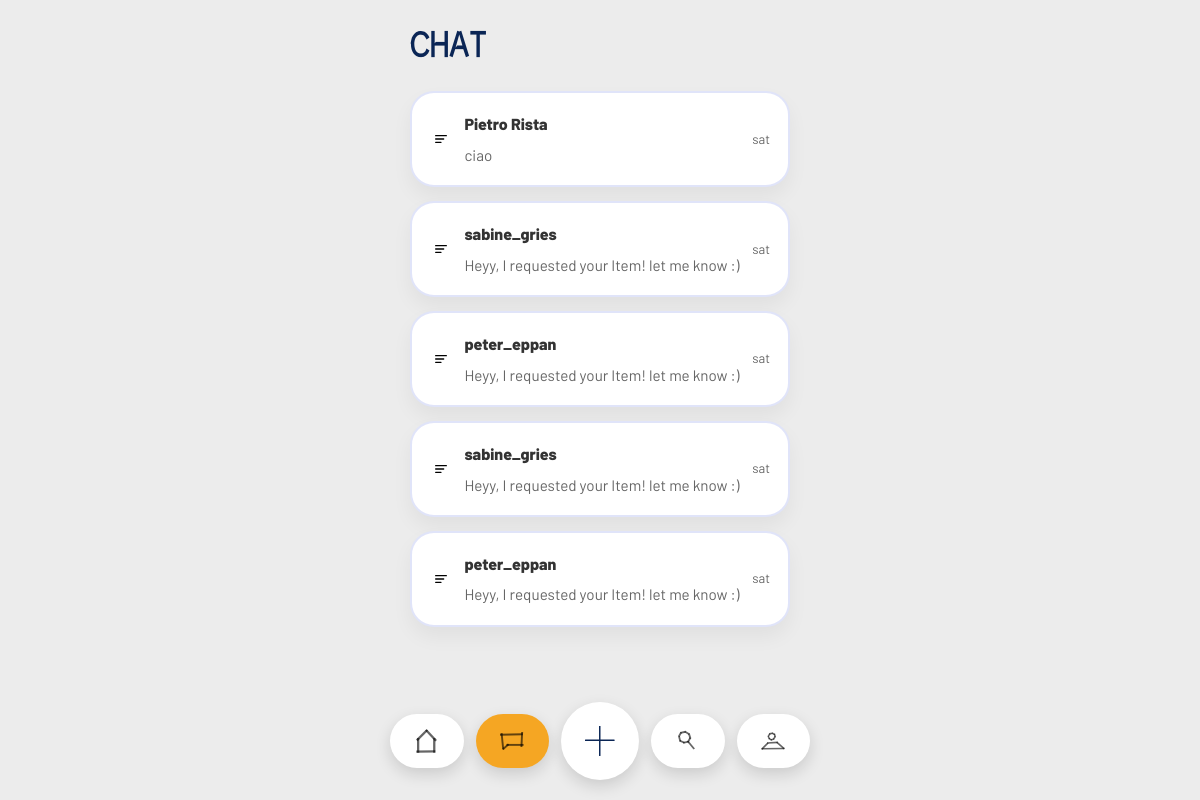
The page /chat (signed in) on the database as committed earlier.
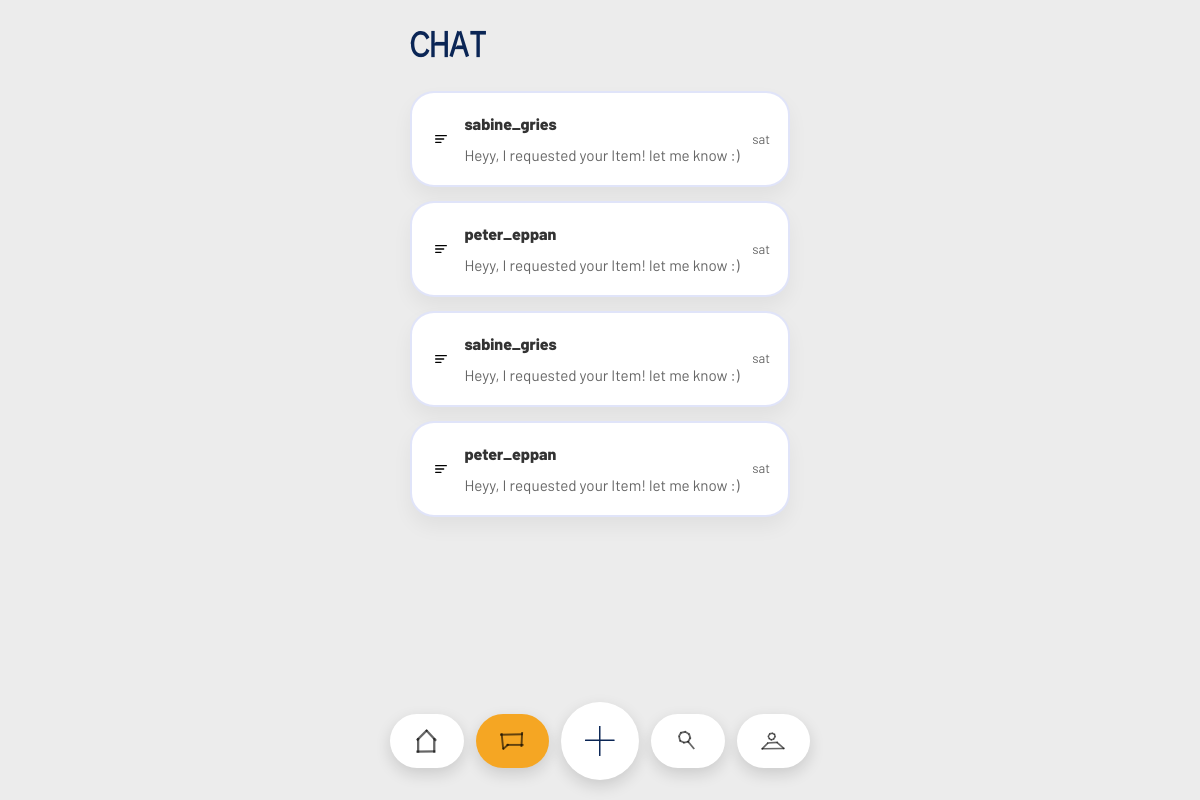
The same page on the database as committed later.
### tables this page shows
CREATE TABLE requests (
            id INTEGER PRIMARY KEY AUTOINCREMENT,
            item_id INTEGER NOT NULL,
            borrower_id INTEGER NOT NULL,
            status TEXT DEFAULT 'pending',
            created_at TIMESTAMP DEFAULT CURRENT_TIMESTAMP,
            FOREIGN KEY (item_id) REFERENCES items (id),
            FOREIGN KEY (borrower_id) REFERENCES "users_old" (id)
        );

### app.py (the view)
@app.route('/chat')
def chat_index():
    if 'user_id' not in session:
        return redirect(url_for('login'))
    conn = get_db_connection()
    cursor = conn.cursor()
    cursor.execute('''
        SELECT r.id, i.name as item_name,
               (CASE WHEN i.owner_id = ? THEN u2.username ELSE u1.username END) as other_name,
               (SELECT content FROM messages m WHERE m.request_id = r.id ORDER BY m.created_at DESC LIMIT 1) as last_message,
               (SELECT created_at FROM messages m WHERE m.request_id = r.id ORDER BY m.created_at DESC LIMIT 1) as last_message_at
        FROM requests r
        JOIN items i ON r.item_id = i.id
        JOIN users u1 ON i.owner_id = u1.id
        JOIN users u2 ON r.borrower_id = u2.id
        WHERE (i.owner_id = ? OR r.borrower_id = ?)
          AND EXISTS (SELECT 1 FROM messages m WHERE m.request_id = r.id)
        ORDER BY last_message_at DESC
    ''', (session['user_id'], session['user_id'], session['user_id']))
    rows = cursor.fetchall()
    conn.close()
    chats = []
    for row in rows:
        chat = dict(row)
        chat['last_message_at'] = format_chat_timestamp(row['last_message_at'])
        chats.append(chat)
    return render_template('chat_list.html', chats=chats)

### app.py (called while the page is built)
@app.url_defaults
def add_static_file_version(endpoint, values):
    if endpoint != 'static' or 'filename' not in values:
        return
    filepath = os.path.join(app.static_folder, values['filename'])
    if os.path.exists(filepath):
        values['v'] = int(os.path.getmtime(filepath))

def get_db_connection():
    conn = sqlite3.connect(DATABASE)
    conn.row_factory = sqlite3.Row
    conn.create_function('distance_km', 4, haversine_km)
    return conn

@app.context_processor
def inject_current_user_photo():
    if 'user_id' not in session:
        return {'current_user_photo': None}
    conn = get_db_connection()
    cursor = conn.cursor()
    cursor.execute('SELECT photo FROM users WHERE id = ?', (session['user_id'],))
    row = cursor.fetchone()
    conn.close()
    return {'current_user_photo': row['photo'] if row else None}

def format_chat_timestamp(value):
    if not value:
        return ''
    try:
        ts = datetime.strptime(value, '%Y-%m-%d %H:%M:%S')
    except (TypeError, ValueError):
        return value
    today = datetime.now().date()
    if ts.date() == today:
        return ts.strftime('%H:%M')
    elif (today - ts.date()).days < 7:
        return ts.strftime('%a').lower()
    else:
        return ts.strftime('%d/%m/%Y')

### templates/chat_list.html (shortened to what this page needs)
<!DOCTYPE html>
<html lang="en">
<head>
    <link rel="stylesheet" href="{{ url_for('static', filename='style.css') }}">
</head>
<body class="chat-page">
    <div class="container">
        <header class="chat-header">
            <h1>CHAT</h1>
        </header>
        <main>
            <section class="chat-list-section">
                {% if chats %}
                <div class="chat-list">
                    {% for chat in chats %}
                    <a href="{{ url_for('chat', request_id=chat.id) }}" class="chat-card">
                        <div class="chat-card-left">
                            <div class="avatar icon icon-request"></div>
                            <div class="chat-card-text">
                                <div class="chat-name">{{ chat.other_name }}</div>
                                <p class="chat-snippet">{{ chat.last_message }}</p>
                            </div>
                        </div>
                        <div class="chat-card-time">{{ chat.last_message_at }}</div>
                    </a>
                    {% endfor %}
                </div>
                {% else %}
                <p class="empty-state">No messages yet</p>
                {% endif %}
            </section>
        </main>
        {% include 'footer_nav.html' %}
    </div>
</body>
</html>

### templates/footer_nav.html (shortened to what this page needs)
<nav class="bottom-nav">
    <a href="{{ url_for('dashboard') }}" class="nav-item{% if request.path == '/' or request.path.startswith('/dashboard') %} active{% endif %}" aria-label="Home">
        <span class="icon icon-nav-home" aria-hidden="true"></span>
    </a>
    <a href="{{ url_for('chat_index') }}" class="nav-item{% if request.path.startswith('/chat') %} active{% endif %}" aria-label="Chat">
        <span class="icon icon-nav-chat" aria-hidden="true"></span>
    </a>
    <a href="{{ url_for('add_item') }}" onclick="return openFooterAddItemModal(event)" class="nav-item center-action" aria-label="Add item">
        <svg class="plus-icon" viewBox="0 0 59 61" aria-hidden="true" xmlns="http://www.w3.org/2000/svg">
            <path d="M58.0137 29.0005L0.0134028 29.1806" />
            <path d="M29.0127 60.0723L29.0127 -1.85711e-05" />
        </svg>
    </a>
    <a href="{{ url_for('explore') }}" class="nav-item{% if request.path.startswith('/explore') or request.path.startswith('/search') %} active{% endif %}" aria-label="Explore">
        <span class="icon icon-nav-search" aria-hidden="true"></span>
    </a>
    <a href="{{ url_for('profile') }}" class="nav-item{% if request.path.startswith('/profile') %} active{% endif %}" aria-label="Profile">
        <span class="icon icon-nav-profile" aria-hidden="true"></span>
    </a>
</nav>

### static/style.css (style rules this page uses)
:root { --font-primary: 'Apfel Grotezk Mittel', 'Barlow', sans-serif; --font-secondary: 'Barlow', sans-serif; --font-heading: 'GapSans Bold', 'Apfel Grotezk Mittel', sans-serif; --primary-color: #0026CF; --secondary-color: #ff1493;; --background-color: #ececec; --card-background: #ffffff; --text-color: #333333; --text-light: #666666; --success-color: #7ed321; --error-color: #d0021b; --warning-color: #f5a623; --border-radius: 12px; --shadow: 0 4px 12px rgba(0, 0, 0, 0.1); }
* { margin: 0; padding: 0; box-sizing: border-box; }
h1, h2, h3, h4, h5, h6 { font-family: var(--font-heading); }
html { overflow-x: hidden; }
body { font-family: var(--font-primary); background-color: #ececec; color: var(--text-color); line-height: 1.6; max-width: 420px; margin: 0 auto; width: 100%; padding-bottom: 90px; overflow-x: hidden; }
.container { max-width: 420px; margin: 0 auto; padding: 20px; }
header { text-align: center; margin-bottom: 40px; }
header h1 { font-size: 3rem; color: var(--primary-color); margin-bottom: 10px; }
nav { display: flex; justify-content: center; gap: 20px; flex-wrap: wrap; }
nav a { text-decoration: none; color: var(--primary-color); padding: 10px 20px; border-radius: 25px; background-color: var(--card-background); box-shadow: var(--shadow); transition: transform 0.2s, box-shadow 0.2s; }
main { background-color: var(--card-background); border-radius: var(--border-radius); padding: 30px; padding-top:10px; box-shadow: var(--shadow); margin-top:10px; }
.chat-page main { background-color: transparent; box-shadow: none; padding: 0; margin-top: 0; }
.chat-header { display: flex; align-items: flex-start; gap: 14px; margin-bottom: 20px; }
.chat-header h1 { font-size: 2rem; text-align: left; color: #0a2555; text-transform: none; margin: 0; }
.chat-list-section { max-width: 100%; }
.chat-list { display: flex; flex-direction: column; gap: 14px; }
.chat-card { display: flex; align-items: center; justify-content: space-between; padding: 18px 18px; background: white; border-radius: 24px; text-decoration: none; color: inherit; border: 2px solid rgba(0, 38, 204, 0.12); box-shadow: 0 10px 20px rgba(0,0,0,0.05); transition: transform 0.2s ease, box-shadow 0.2s ease; }
.chat-card-left { display: flex; align-items: center; gap: 12px; flex: 1 1 auto; min-width: 0; }
.chat-card-text { flex: 1 1 auto; min-width: 0; }
.chat-name { font-weight: 800; font-size: 1rem; margin-bottom: 6px; }
.chat-snippet { margin: 0; color: var(--text-light); font-size: 0.95rem; overflow: hidden; text-overflow: ellipsis; white-space: nowrap; }
.chat-card-time { font-size: 0.82rem; color: var(--text-light); white-space: nowrap; }
.icon { display: inline-flex; width: 1.4rem; height: 1.4rem; align-items: center; justify-content: center; background-repeat: no-repeat; background-position: center; background-size: 70%; }
.bottom-nav { position: fixed; left: 20px; right: 20px; bottom: 20px; display: flex; flex-wrap: nowrap; justify-content: space-between; align-items: center; gap: 12px; padding: 0; background: transparent; box-shadow: none; z-index: 100; max-width: 420px; margin: 0 auto; }
.bottom-nav .nav-item { flex: 1 1 0; min-width: 0; height: 54px; border-radius: 999px; display: flex; align-items: center; justify-content: center; text-decoration: none; color: #0a2555; background: white; transition: transform 0.2s ease, background 0.2s ease, color 0.2s ease; box-shadow: 0 6px 16px rgba(0,0,0,0.14); padding: 0; }
.bottom-nav .nav-item .icon { width: 1.5rem; height: 1.5rem; background-size: contain; }
.bottom-nav .nav-item.active { background: #f5a623; color: #0a2555; }
.bottom-nav .nav-item.center-action { flex: 0 0 auto; width: 78px; height: 78px; border-radius: 50%; background: white; color: #0a2555; box-shadow: 0 6px 16px rgba(0,0,0,0.14); }
.bottom-nav .nav-item.center-action .plus-icon { width: 30px; height: 30px; stroke: #0a2555; stroke-width: 3; stroke-linecap: round; fill: none; }

Rows that differ between the two databases and show on the page:
removed requests: other_name "Pietro Rista", last_message "ciao", last_message_at "sat"
